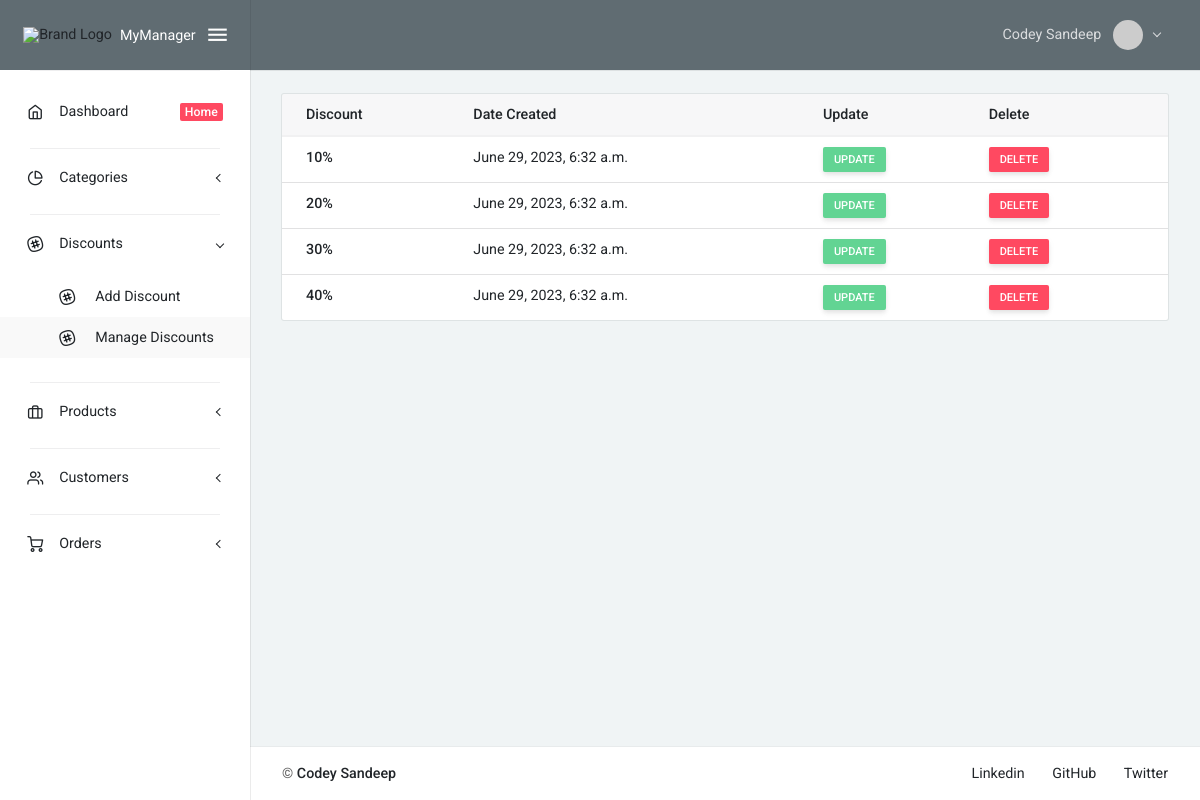
Page /discounts/ (signed in) on the committed database.
### cmsApp/models.py (models this page shows, shortened)
class Discount(models.Model):
    id = models.AutoField(primary_key=True)
    title = models.CharField(max_length=235, null=True)
    date_created = models.DateTimeField(auto_now_add=True)
    class Meta:
        verbose_name_plural = '2. Discounts on Products'

### cmsApp/views.py (the view)
# urls.py: path('discounts/', DiscountsPageView, name="discounts_page"),
@login_required(login_url="login_page")
def DiscountsPageView(request):
    discounts = Discount.objects.all()
    context = {
        "discounts": discounts,
    }
    return render(request, 'discounts_page.html', context)

### cmsApp/templates/discounts_page.html (shortened to what this page needs)
{% extends 'base.html' %}
{% block body %}
<div class="card">
    <table class="table card-table">
        <thead class="thead-light">
            <tr>
                <th>Discount</th>
                <th>Date Created</th>
                <th>Update</th>
                <th>Delete</th>
            </tr>
        </thead>
        <tbody>
            {% for discount in discounts %}
            <tr>
                <th>{{discount.title}}</th>
                <td>{{discount.date_created}}</td>
                <td>
                    <a href="{% url 'update_discount_page' discount.id %}" class="btn btn-success btn-sm">Update</a>
                </td>
                <td>
                    <a href="{% url 'delete_discount_page' discount.id %}" class="btn btn-danger btn-sm">Delete</a>
                </td>
            </tr>
            {% endfor %}
        </tbody>
    </table>
</div>
{% endblock body %}

### templates/components/navbar.html (shortened to what this page needs)
{% load static %}
<nav class="layout-navbar navbar navbar-expand-lg align-items-lg-center bg-dark container-p-x" id="layout-navbar">
    <div class="navbar-collapse collapse" id="layout-navbar-collapse">
        <div class="navbar-nav align-items-lg-center ml-auto nav-profile">
            <div class="demo-navbar-user nav-item dropdown">
                <a class="nav-link dropdown-toggle" href="#" data-toggle="dropdown">
                    {% if request.user.first_name and request.user.last_name %}
                    <span class="d-inline-flex flex-lg-row-reverse align-items-center align-middle">
                        <img src="https://i.pravatar.cc/300" alt="Random Image" class="d-block ui-w-30 rounded-circle">
                        <span class="px-1 mr-lg-2 ml-2 ml-lg-0">{{request.user.first_name}}
                            {{request.user.last_name}}</span>
                    </span>
                    {% else %}
                    <span class="d-inline-flex flex-lg-row-reverse align-items-center align-middle">
                        <img src="https://i.pravatar.cc/300" alt="Random Image" class="d-block ui-w-30 rounded-circle">
                        <span class="px-1 mr-lg-2 ml-2 ml-lg-0">Codey Sandeep</span>
                    </span>
                    {% endif %}
                </a>
            </div>
        </div>
    </div>
</nav>

### static/css/uikit.css (style rules this page uses)
.ui-w-30 { width: 30px !important; height: auto; }

### static/css/style.css (style rules this page uses)
.card { overflow: scroll; }

### rows in the picture
Discount: title "10%", date_created "June 29, 2023, 6:32 a.m."
Discount: title "20%", date_created "June 29, 2023, 6:32 a.m."
Discount: title "30%", date_created "June 29, 2023, 6:32 a.m."
Discount: title "40%", date_created "June 29, 2023, 6:32 a.m."

### other values in the picture
{{ request.user.first_name }} "Codey"
{{ request.user.last_name }} "Sandeep"
